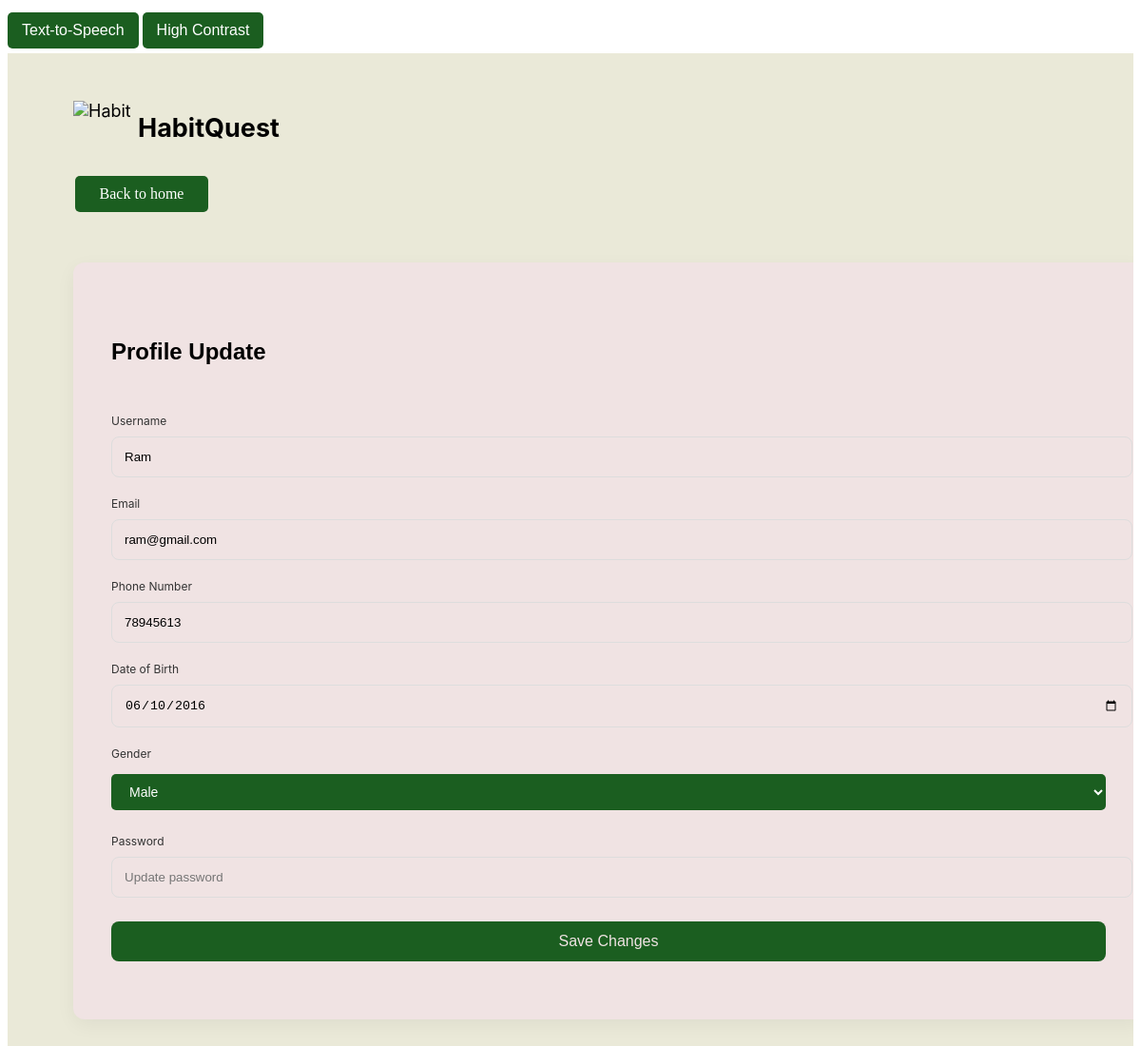
The page /profile_update (signed in) on the database its author committed.
### tables this page shows
CREATE TABLE Users (
    user_id INTEGER PRIMARY KEY AUTOINCREMENT,
    name TEXT NOT NULL,
    email TEXT NOT NULL UNIQUE,
    password TEXT NOT NULL, -- This should be hashed
    registration_date TEXT DEFAULT CURRENT_TIMESTAMP,
    parent_id INTEGER,  -- Foreign key to parents table
    date_of_birth TEXT NOT NULL,  -- Child's date of birth
    gender TEXT,  -- Optional: to specify the child's gender,
    phone TEXT,
    FOREIGN KEY (parent_id) REFERENCES Parents(id) ON DELETE SET NULL
);

### Main.py (the view, shortened to what this page needs)
@app.route('/profile_update', methods=['GET', 'POST'])
def profile_update():
    if 'user_id' not in session:
        return redirect(url_for('login'))
    user_id = session['user_id']
    conn = get_db_connection()
    cursor = conn.cursor()
    cursor.execute('SELECT * FROM Users WHERE user_id = ?', (user_id,))
    user = cursor.fetchone()
    conn.close()
    return render_template('profile_update.html', user=user)

### Main.py (called while the page is built)
def get_db_connection():
    conn = sqlite3.connect('habit_tracker.db',timeout=10)
    conn.row_factory = sqlite3.Row  # To fetch rows as dictionaries
    return conn

### templates/profile_update.html (shortened to what this page needs)
<!DOCTYPE html>
<html lang="en">
<head>
</head>
    <body>
    <div class="accessibility-controls">
      <button onclick="toggleTextToSpeech()">Text-to-Speech</button>
      <button onclick="toggleContrast()">High Contrast</button>
  </div>
    <section class="profile-customization">
      <header class="logo-container">
        <img loading="lazy" src="https://cdn.builder.io/api/v1/image/assets/TEMP/eb1830b5454e0074642c040444e16c8b4efe38cc3a5289983eba32e185b3736b?placeholderIfAbsent=true&apiKey=aa3f52c3f2244f6ca05b5f4f61461c10" class="logo-image" alt="HabitQuest logo" />
        <h1 class="logo-text">HabitQuest</h1>
      </header>
      <br>
      <a href="{{ url_for('index') }}" class="button">Back to home</a>
      <main class="settings-card">
        <h2 class="settings-title">Profile Update</h2>
        <form class="settings-form" method="POST" action="">
            <div class="form-group">
                <label for="username" class="form-label">Username</label>
            </div>
            <div class="input-wrapper">
                <input id="username" name="name" type="text" class="form-input" placeholder="Update username" aria-label="Update username" value="{{ user.name }}">
            </div>
            <div class="form-group">
                <label for="email" class="form-label">Email</label>
            </div>
            <div class="input-wrapper">
                <input id="email" name="email" type="email" class="form-input" placeholder="Update email" aria-label="Update email" value="{{ user.email }}">
            </div>
            <div class="form-group">
              <label for="phone" class="form-label">Phone Number</label>
          </div>
          <div class="input-wrapper">
              <input id="phone" name="phone" type="text" class="form-input" placeholder="Update Phone" aria-label="Update Phone" value="{{ user.phone }}">
          </div>
          <div class="form-group">
            <label for="dob" class="form-label">Date of Birth</label>
        </div>
        <div class="input-wrapper">
            <input id="dob" name="dob" type="date" class="form-input" placeholder="Update dob" aria-label="Update dob" value="{{ user.date_of_birth }}">
        </div>
        <div class="form-group">
          <label for="gender" class="form-label">Gender</label>
      </div>
      <div class="input-wrapper">
          <select id="gender" name="gender" class="input-field">
              <option value="Male" {% if user.gender == 'Male' %}selected{% endif %}>Male</option>
          </select>
      </div>
            <div class="form-group">
                <label for="password" class="form-label">Password</label>
            </div>
            <div class="input-wrapper">
                <input id="password" name="password" type="password" class="form-input" placeholder="Update password" aria-label="Update password">
            </div>
            <button type="submit" class="submit-button">Save Changes</button>
        </form>
    </main>
    </section>
  </body></html>

### templates/profile_update.html (style rules this page uses)
.profile-customization { background-color: #eae9d8; display: flex; flex-direction: column; overflow: hidden; align-items: start; padding: 50px 69px 381px; }
.logo-container { display: flex; gap: 8px; color: #000; white-space: nowrap; font: 400 18px Inter, sans-serif; }
.logo-image { aspect-ratio: 1.05; object-fit: contain; object-position: center; width: 60px; }
.logo-text { margin: auto 0; }
.settings-card { border-radius: 12px; background-color: #f0e3e3; box-shadow: 0 6px 20px rgba(0, 0, 0, 0.05); display: flex; margin-top: 49px; width: 100%; max-width: 1264px; flex-direction: column; justify-content: start; padding: 60px 40px 56px; }
.settings-title { width: 100%; padding-bottom: 1px; color: #000; font: 700 24px Poppins, sans-serif; }
.settings-form { display: flex; margin-top: 30px; width: 100%; flex-direction: column; color: #333; justify-content: start; font: 400 14px Inter, sans-serif; }
.form-group { display: flex; width: 100%; padding-bottom: 8px; flex-direction: column; font-size: 12px; white-space: nowrap; justify-content: start; }
.form-label { width: 100%; padding-bottom: 1px; }
.input-wrapper { display: flex; width: 100%; padding-bottom: 20px; flex-direction: column; color: #757575; justify-content: start; }
.form-input { border-radius: 8px; background-color: #f0e3e3; display: flex; width: 100%; flex-direction: column; justify-content: center; padding: 13px; border: 1px solid #ddd; }
.submit-button { border-radius: 8px; background-color: #1B5E20; font-size: 16px; color: #f0e3e3; text-align: center; padding: 12px; width: 100%; border: none; cursor: pointer; }
.button { background-color: #1B5E20; color: white; padding: 10px 20px; text-align: center; text-decoration: none; display: inline-block; font-size: 16px; margin: 4px 2px; border: none; border-radius: 5px; width: 100px; cursor: pointer; transition: background-color 0.3s; }
button, select { display: inline-block; padding: 10px 15px; font-size: 1em; color: #fff; background-color: #1B5E20; border: none; border-radius: 5px; cursor: pointer; transition: background-color 0.3s ease, transform 0.2s ease; margin: 5px 0; }

### rows shown on the page
Users: name "Ram", email "ram@gmail.com", phone "78945613", dob "06/10/2016", gender "Male"
